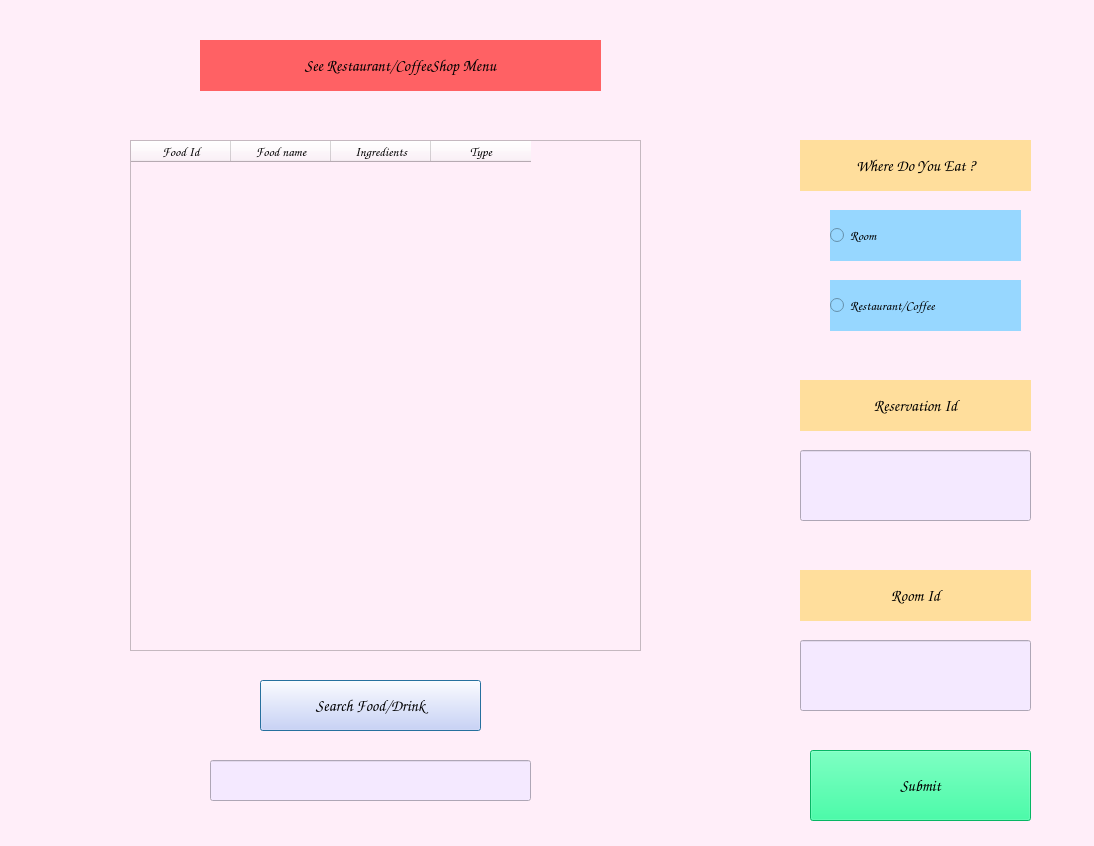
<?xml version="1.0" encoding="UTF-8"?>
<ui version="4.0">
 <class>See_Rest_Menu_window</class>
 <widget class="QDialog" name="See_Rest_Menu_window">
  <property name="geometry">
   <rect>
    <x>0</x>
    <y>0</y>
    <width>1094</width>
    <height>846</height>
   </rect>
  </property>
  <property name="cursor">
   <cursorShape>ClosedHandCursor</cursorShape>
  </property>
  <property name="windowTitle">
   <string>Free Rooms</string>
  </property>
  <property name="styleSheet">
   <string notr="true">background-color: rgb(255, 238, 249);</string>
  </property>
  <widget class="QLabel" name="See_Rest_Menu_L">
   <property name="geometry">
    <rect>
     <x>200</x>
     <y>40</y>
     <width>401</width>
     <height>51</height>
    </rect>
   </property>
   <property name="font">
    <font>
     <family>Comic Sans MS</family>
     <pointsize>12</pointsize>
     <weight>75</weight>
     <bold>true</bold>
    </font>
   </property>
   <property name="cursor">
    <cursorShape>ClosedHandCursor</cursorShape>
   </property>
   <property name="styleSheet">
    <string notr="true">background-color: rgb(255, 97, 100);</string>
   </property>
   <property name="text">
    <string>See Restaurant/CoffeeShop Menu</string>
   </property>
   <property name="alignment">
    <set>Qt::AlignCenter</set>
   </property>
   <property name="margin">
    <number>1</number>
   </property>
  </widget>
  <widget class="QTableWidget" name="See_Rest_Menu_TableWidget">
   <property name="geometry">
    <rect>
     <x>130</x>
     <y>140</y>
     <width>511</width>
     <height>511</height>
    </rect>
   </property>
   <property name="cursor" stdset="0">
    <cursorShape>PointingHandCursor</cursorShape>
   </property>
   <column>
    <property name="text">
     <string>Food Id</string>
    </property>
    <property name="font">
     <font>
      <family>Comic Sans MS</family>
      <pointsize>10</pointsize>
      <weight>75</weight>
      <bold>true</bold>
     </font>
    </property>
    <property name="textAlignment">
     <set>AlignCenter</set>
    </property>
    <property name="background">
     <color>
      <red>120</red>
      <green>105</green>
      <blue>110</blue>
     </color>
    </property>
    <property name="foreground">
     <brush brushstyle="SolidPattern">
      <color alpha="255">
       <red>0</red>
       <green>0</green>
       <blue>0</blue>
      </color>
     </brush>
    </property>
   </column>
   <column>
    <property name="text">
     <string>Food name</string>
    </property>
    <property name="font">
     <font>
      <family>Comic Sans MS</family>
      <pointsize>10</pointsize>
      <weight>75</weight>
      <bold>true</bold>
     </font>
    </property>
    <property name="textAlignment">
     <set>AlignCenter</set>
    </property>
   </column>
   <column>
    <property name="text">
     <string>Ingredients</string>
    </property>
    <property name="font">
     <font>
      <family>Comic Sans MS</family>
      <pointsize>10</pointsize>
      <weight>75</weight>
      <bold>true</bold>
     </font>
    </property>
    <property name="textAlignment">
     <set>AlignCenter</set>
    </property>
   </column>
   <column>
    <property name="text">
     <string>Type</string>
    </property>
    <property name="font">
     <font>
      <family>Comic Sans MS</family>
      <pointsize>10</pointsize>
      <weight>75</weight>
      <bold>true</bold>
     </font>
    </property>
   </column>
  </widget>
  <widget class="QLineEdit" name="See_Rest_Menu_Enter_Food_LE">
   <property name="geometry">
    <rect>
     <x>210</x>
     <y>760</y>
     <width>321</width>
     <height>41</height>
    </rect>
   </property>
   <property name="font">
    <font>
     <family>Comic Sans MS</family>
     <pointsize>12</pointsize>
     <weight>75</weight>
     <bold>true</bold>
    </font>
   </property>
   <property name="cursor">
    <cursorShape>PointingHandCursor</cursorShape>
   </property>
   <property name="styleSheet">
    <string notr="true">background-color: rgb(244, 233, 255);</string>
   </property>
  </widget>
  <widget class="QPushButton" name="See_Rest_Menu_Search_PB">
   <property name="geometry">
    <rect>
     <x>260</x>
     <y>680</y>
     <width>221</width>
     <height>51</height>
    </rect>
   </property>
   <property name="font">
    <font>
     <family>Comic Sans MS</family>
     <pointsize>12</pointsize>
     <weight>75</weight>
     <bold>true</bold>
    </font>
   </property>
   <property name="cursor">
    <cursorShape>PointingHandCursor</cursorShape>
   </property>
   <property name="styleSheet">
    <string notr="true">background-color: rgb(208, 209, 255);</string>
   </property>
   <property name="text">
    <string>Search Food/Drink</string>
   </property>
  </widget>
  <widget class="QRadioButton" name="See_Rest_Menu_Room_RB">
   <property name="geometry">
    <rect>
     <x>830</x>
     <y>210</y>
     <width>191</width>
     <height>51</height>
    </rect>
   </property>
   <property name="font">
    <font>
     <family>Comic Sans MS</family>
     <pointsize>10</pointsize>
     <weight>75</weight>
     <bold>true</bold>
    </font>
   </property>
   <property name="cursor">
    <cursorShape>PointingHandCursor</cursorShape>
   </property>
   <property name="styleSheet">
    <string notr="true">background-color: rgb(151, 215, 255);</string>
   </property>
   <property name="text">
    <string>Room</string>
   </property>
  </widget>
  <widget class="QRadioButton" name="See_Rest_Menu_Rest_RB">
   <property name="geometry">
    <rect>
     <x>830</x>
     <y>280</y>
     <width>191</width>
     <height>51</height>
    </rect>
   </property>
   <property name="font">
    <font>
     <family>Comic Sans MS</family>
     <pointsize>10</pointsize>
     <weight>75</weight>
     <bold>true</bold>
    </font>
   </property>
   <property name="cursor">
    <cursorShape>PointingHandCursor</cursorShape>
   </property>
   <property name="styleSheet">
    <string notr="true">background-color: rgb(151, 215, 255);</string>
   </property>
   <property name="text">
    <string>Restaurant/Coffee</string>
   </property>
  </widget>
  <widget class="QLabel" name="See_Rest_Menu_where_L">
   <property name="geometry">
    <rect>
     <x>800</x>
     <y>140</y>
     <width>231</width>
     <height>51</height>
    </rect>
   </property>
   <property name="font">
    <font>
     <family>Comic Sans MS</family>
     <pointsize>12</pointsize>
     <weight>75</weight>
     <bold>true</bold>
    </font>
   </property>
   <property name="cursor">
    <cursorShape>ClosedHandCursor</cursorShape>
   </property>
   <property name="styleSheet">
    <string notr="true">background-color: rgb(255, 222, 156);</string>
   </property>
   <property name="text">
    <string>Where Do You Eat ?</string>
   </property>
   <property name="alignment">
    <set>Qt::AlignCenter</set>
   </property>
   <property name="margin">
    <number>1</number>
   </property>
  </widget>
  <widget class="QLabel" name="See_Rest_Menu_Reservation_Id_L">
   <property name="geometry">
    <rect>
     <x>800</x>
     <y>380</y>
     <width>231</width>
     <height>51</height>
    </rect>
   </property>
   <property name="font">
    <font>
     <family>Comic Sans MS</family>
     <pointsize>12</pointsize>
     <weight>75</weight>
     <bold>true</bold>
    </font>
   </property>
   <property name="cursor">
    <cursorShape>ClosedHandCursor</cursorShape>
   </property>
   <property name="styleSheet">
    <string notr="true">background-color: rgb(255, 222, 156);</string>
   </property>
   <property name="text">
    <string>Reservation Id</string>
   </property>
   <property name="alignment">
    <set>Qt::AlignCenter</set>
   </property>
   <property name="margin">
    <number>1</number>
   </property>
  </widget>
  <widget class="QLabel" name="See_Rest_Menu_Room_id_L">
   <property name="geometry">
    <rect>
     <x>800</x>
     <y>570</y>
     <width>231</width>
     <height>51</height>
    </rect>
   </property>
   <property name="font">
    <font>
     <family>Comic Sans MS</family>
     <pointsize>12</pointsize>
     <weight>75</weight>
     <bold>true</bold>
    </font>
   </property>
   <property name="cursor">
    <cursorShape>ClosedHandCursor</cursorShape>
   </property>
   <property name="styleSheet">
    <string notr="true">background-color: rgb(255, 222, 156);</string>
   </property>
   <property name="text">
    <string>Room Id</string>
   </property>
   <property name="alignment">
    <set>Qt::AlignCenter</set>
   </property>
   <property name="margin">
    <number>1</number>
   </property>
  </widget>
  <widget class="QLineEdit" name="See_Rest_Menu_Reservation_Id_LE">
   <property name="geometry">
    <rect>
     <x>800</x>
     <y>450</y>
     <width>231</width>
     <height>71</height>
    </rect>
   </property>
   <property name="font">
    <font>
     <family>Comic Sans MS</family>
     <pointsize>12</pointsize>
     <weight>75</weight>
     <bold>true</bold>
    </font>
   </property>
   <property name="cursor">
    <cursorShape>PointingHandCursor</cursorShape>
   </property>
   <property name="styleSheet">
    <string notr="true">background-color: rgb(244, 233, 255);</string>
   </property>
  </widget>
  <widget class="QLineEdit" name="See_Rest_Menu_Room_Id_LE">
   <property name="geometry">
    <rect>
     <x>800</x>
     <y>640</y>
     <width>231</width>
     <height>71</height>
    </rect>
   </property>
   <property name="font">
    <font>
     <family>Comic Sans MS</family>
     <pointsize>12</pointsize>
     <weight>75</weight>
     <bold>true</bold>
    </font>
   </property>
   <property name="cursor">
    <cursorShape>PointingHandCursor</cursorShape>
   </property>
   <property name="styleSheet">
    <string notr="true">background-color: rgb(244, 233, 255);</string>
   </property>
  </widget>
  <widget class="QPushButton" name="See_Rest_Menu_Submit_PB">
   <property name="geometry">
    <rect>
     <x>810</x>
     <y>750</y>
     <width>221</width>
     <height>71</height>
    </rect>
   </property>
   <property name="font">
    <font>
     <family>Comic Sans MS</family>
     <pointsize>12</pointsize>
     <weight>75</weight>
     <bold>true</bold>
    </font>
   </property>
   <property name="cursor">
    <cursorShape>PointingHandCursor</cursorShape>
   </property>
   <property name="styleSheet">
    <string notr="true">background-color: rgb(8, 255, 140);</string>
   </property>
   <property name="text">
    <string>Submit</string>
   </property>
  </widget>
 </widget>
 <resources/>
 <connections/>
</ui>
